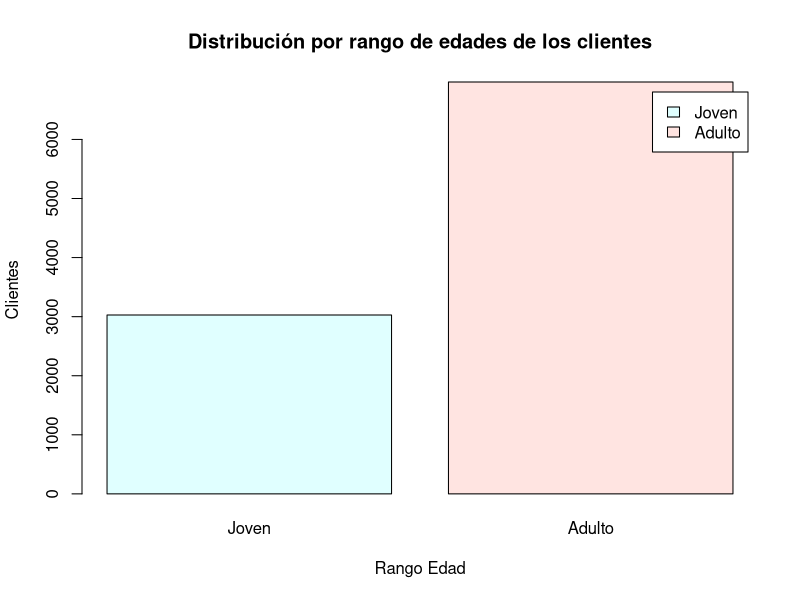
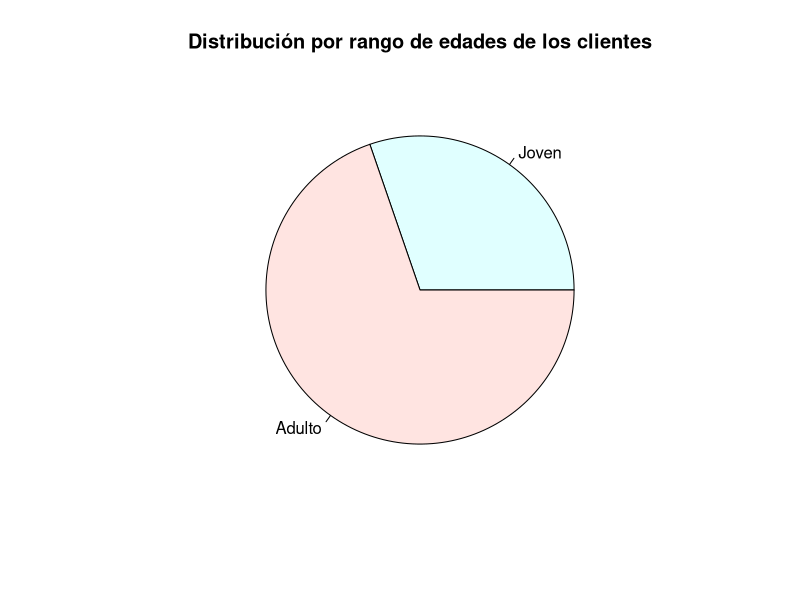

R code for these plots, in order:
# Importando base de datos en formato .CSV
dataBookStore <- read.csv("datasets/datos_ventas_libreria.csv")

# Mostrando primeros registros del dataframe
head(dataBookStore)

# Mostrando estructura de dataframe (DF)
str(dataBookStore)

# Devuelve
# $ Genero     : Factor w/ 2 levels "Hombre","Mujer": 1 1 2 1 2 2 2 1 2 2 ...
# $ Edad       : int  52 34 42 26 59 60 58 32 18 58 ...
# $ RangoEdad  : Factor w/ 2 levels "Adulto","Joven": 1 1 1 2 1 1 1 1 2 1 ...
# $ EstadoCivil: Factor w/ 2 levels "Casado","Soltero": 2 1 1 1 2 2 1 1 2 1 ...
# $ Tienda     : Factor w/ 12 levels "Centro de Lima",..: 3 3 7 3 12 2 2 4 7 4 ...
# $ Categoria  : Factor w/ 13 levels "Academico","Autoayuda",..: 6 10 3 10 5 5 3 13 9 1 ...
# $ Precio     : num  24 19.2 166 20 64 ...

# Ordenar variables categóricas ordinales de nuestro DF.
dataBookStore$RangoEdad = factor(dataBookStore$RangoEdad, levels=c("Joven", "Adulto"), ordered = TRUE)

str(dataBookStore)
# Devuelve
# $ Genero     : Factor w/ 2 levels "Hombre","Mujer": 1 1 2 1 2 2 2 1 2 2 ...
# $ Edad       : int  52 34 42 26 59 60 58 32 18 58 ...
# $ RangoEdad  : Ord.factor w/ 2 levels "Joven"<"Adulto": 2 2 2 1 2 2 2 2 1 2 ...
# $ EstadoCivil: Factor w/ 2 levels "Casado","Soltero": 2 1 1 1 2 2 1 1 2 1 ...
# $ Tienda     : Factor w/ 12 levels "Centro de Lima",..: 3 3 7 3 12 2 2 4 7 4 ...
# $ Categoria  : Factor w/ 13 levels "Academico","Autoayuda",..: 6 10 3 10 5 5 3 13 9 1 ...
# $ Precio     : num  24 19.2 166 20 64 ...

# Construir Tabla de Frecuencia por el Rango de Edad del Cliente

# ni = Frecuencia Absoluta
ni <- table(dataBookStore$RangoEdad)

# fi = Frecuencia Relativa
fi <- prop.table(table(dataBookStore$RangoEdad))

# pi = Frecuencia Porcentual
pi <- fi*100

ageRangeTable <- t(rbind(ni,fi,pi))

# Mostrando tabla de frecuencia
ageRangeTable

# Devuelve
#         ni        fi       pi
# Joven  3027 0.3027303 30.27303
# Adulto 6972 0.6972697 69.72697

# Visualizando distribución de la variable

# Gráfico de Barras
barplot(
  ni, 
  main = "Distribución por rango de edades de los clientes", 
  xlab = "Rango Edad", 
  ylab = "Clientes", 
  col = c("lightcyan", "mistyrose"),
  legend = rownames(ni)
)

# Gráfico de sectores circulares
pie(
  pi, 
  main="Distribución por rango de edades de los clientes",
  col = c("lightcyan", "mistyrose")
)
